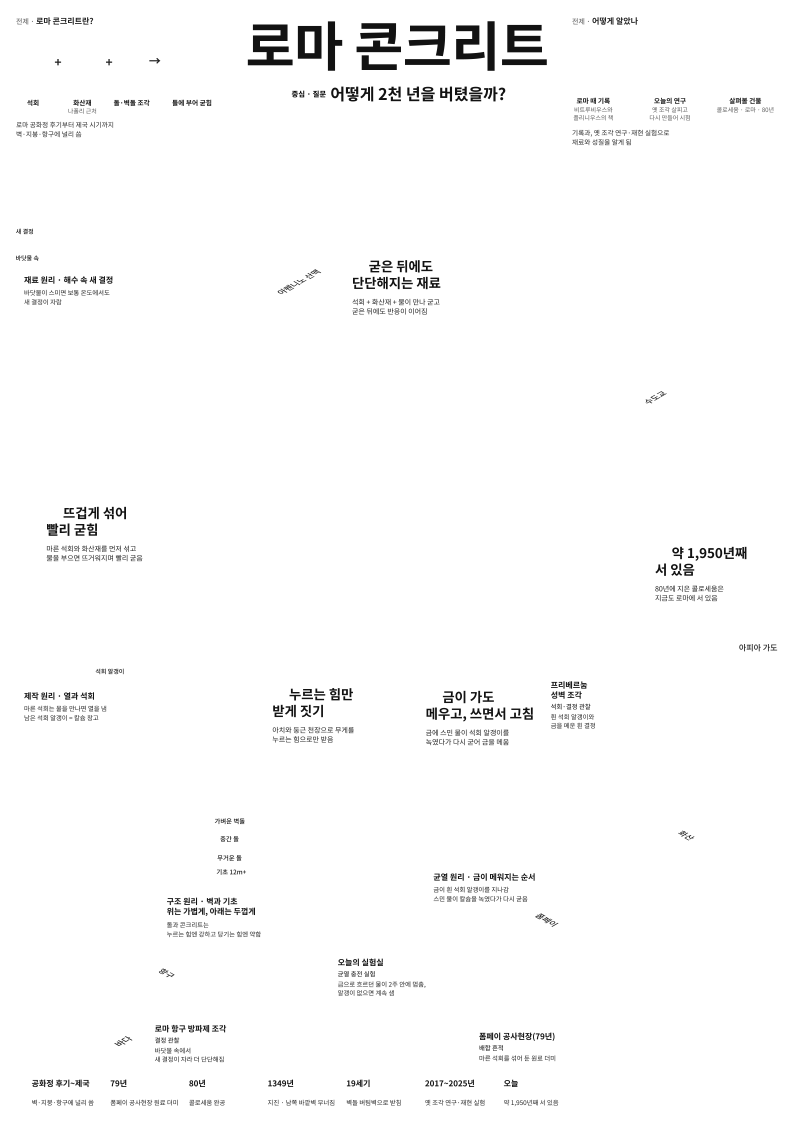
#> input picture project/team/text_overlay_rgba_2x.png, 2382 x 3368 px, found by its file name (shown at 1/3 size)
$ python compose.py text_overlay_rgba_2x.png out.png
#> lines starting #> are read from the running program, lines starting #| are printed output that depends on the picture
"""지도 렌더 + Figma 글 오버레이(투명도 있는 RGBA, 보통 겹치기) → 포스터 합성.
python3 team/compose.py <map_2x.png> <out_poster.png>
오버레이 text_overlay_rgba_2x.png = Figma 오버레이 프레임(671:78)을 검은·흰 바탕으로 두 번 내보내 차이로 알파를 구한 것
(곱하기 합성은 흰 글자 — CORE 번호 원판 안 숫자 — 를 지워 버려서 바꿈).
"""
import sys
from PIL import Image
o = Image.open('/Users/um-yunsang/Documents/로마콘크리트_3D/team/text_overlay_rgba_2x.png').convert('RGBA')
#> o is the input picture: PIL image 2382x3368 RGBA; mean R, G, B, A 0.7, 0.7, 0.7, 5.1
m = Image.open(sys.argv[1]).convert('RGBA').resize(o.size, Image.LANCZOS)
p = Image.alpha_composite(m, o).convert('RGB')
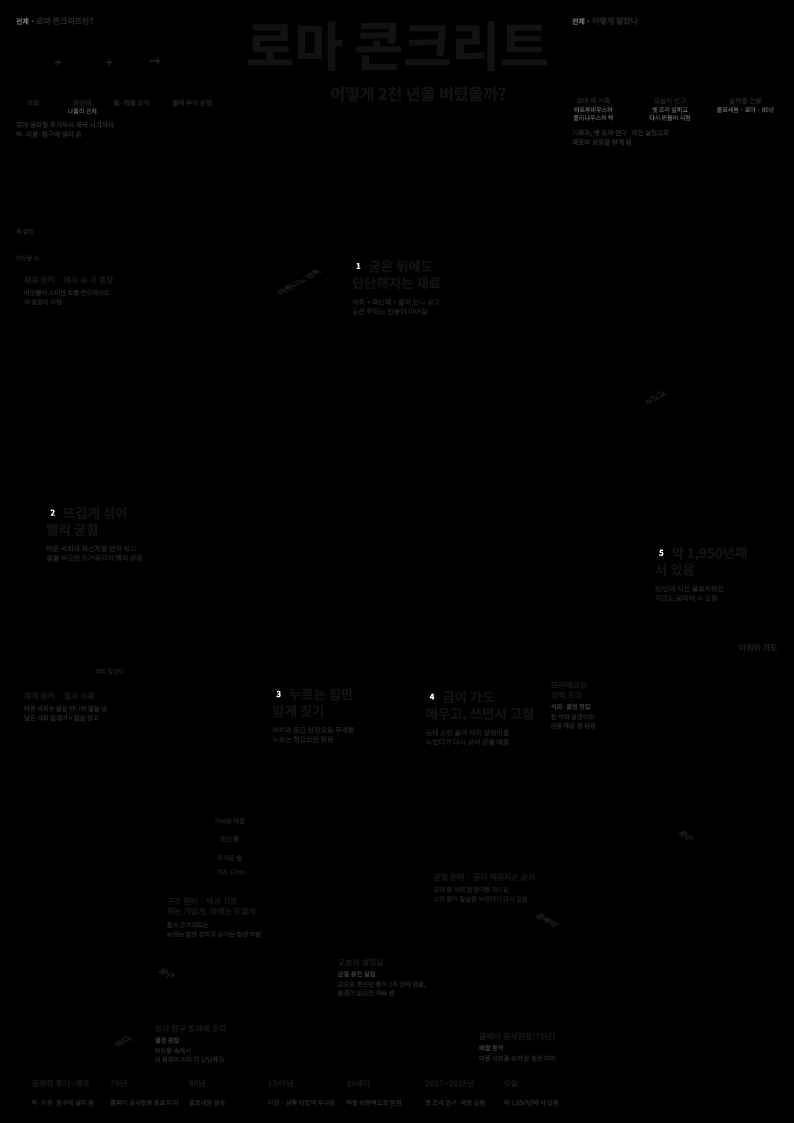
#> p: PIL image 2382x3368 RGB (shown at 1/3 size); min 0, max 255, mean 0.7
p.save(sys.argv[2])
p.resize((o.size[0] // 2, o.size[1] // 2), Image.LANCZOS).save(sys.argv[2].replace('.png', '_1x.png'))
print('poster', sys.argv[2])
